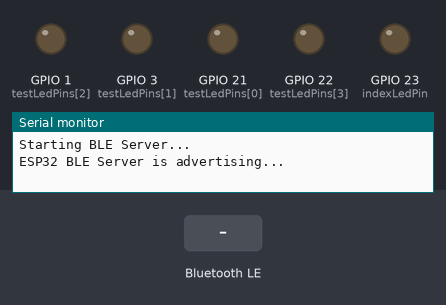
The sketch below on a simulated ESP32. Shown: output pins drawn as LEDs (lit = HIGH), the last lines printed to the serial monitor. The test bench sets the inputs (shaded band). Nothing arrives over Bluetooth unless stated; a phone connects over Bluetooth LE 3 s after start.

Above: at 1.2 s.
1.3 s: Bluetooth LE write "1" received
At 2.5 s:
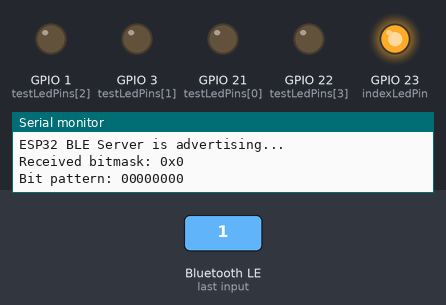
Timing chart, 0 to 4.3 s (numbered marks = the images above; inputs shaded):
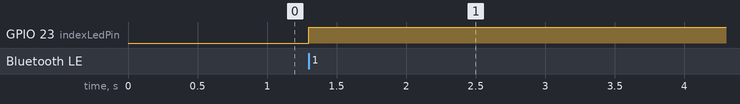

Measured:
- after the input at 1.3 s, GPIO 23 (indexLedPin): LOW → HIGH at once

The sketch:

ble_esp32.ino
```cpp
#include <BLEDevice.h>
#include <BLEServer.h>
#include <BLEUtils.h>
#include <BLE2902.h>

// BLE Service and Characteristic UUIDs
#define SERVICE_UUID        "12345678-1234-1234-1234-123456789abc"
#define CHARACTERISTIC_UUID "abcd1234-ab12-cd34-ef56-1234567890ab"

BLECharacteristic *pCharacteristic;
bool deviceConnected = false;
String receivedValue = "";
const int indexLedPin = 23;
const int testLedPins[4] = {21, 3, 1, 22};

// Callback class for handling device connections
class MyServerCallbacks : public BLEServerCallbacks {
  void onConnect(BLEServer* pServer) {
    deviceConnected = true;
    Serial.println("Device connected!");
  }

  void onDisconnect(BLEServer* pServer) {
    deviceConnected = false;
    Serial.println("Device disconnected!");
    // Restart advertising so the app can find the ESP32 again
    pServer->getAdvertising()->start();
  }
};

// Callback for reading and writing BLE characteristic
class MyCallbacks : public BLECharacteristicCallbacks {
  void onWrite(BLECharacteristic *pCharacteristic) {
    String value = pCharacteristic->getValue();

    if (value.length() > 0) {
      uint8_t bitmask = (uint8_t)value[1];  // Read first byte as bitmask
      Serial.print("Received bitmask: 0x");
      Serial.println(bitmask, HEX);

      // Print individual bits
      Serial.print("Bit pattern: ");
      for (int i = 7; i >= 0; i--) {
        Serial.print((bitmask >> i) & 1);
      }
      Serial.println();

      // Apply bitmask to LEDs
      for (int i = 0; i < 4; i++) {
        digitalWrite(testLedPins[i], (bitmask >> i) & 1);
      }
      digitalWrite(indexLedPin, (uint8_t)value[0]);
    }
  }
};

void setup() {
  Serial.begin(115200);
  Serial.println("Starting BLE Server...");

  // Initialize LED pins as OUTPUT
  for (int i = 0; i < 4; i++) {
    pinMode(testLedPins[i], OUTPUT);
    digitalWrite(testLedPins[i], LOW);  // Start with LEDs OFF
  }
  pinMode(indexLedPin, OUTPUT);
  digitalWrite(indexLedPin, LOW);


  // Initialize BLE
  BLEDevice::init("ESP32_BLE_Server");
  BLEServer *pServer = BLEDevice::createServer();
  pServer->setCallbacks(new MyServerCallbacks());

  // Create BLE Service
  BLEService *pService = pServer->createService(SERVICE_UUID);

  // Create BLE Characteristic
  pCharacteristic = pService->createCharacteristic(
                      CHARACTERISTIC_UUID,
                      BLECharacteristic::PROPERTY_READ |
                      BLECharacteristic::PROPERTY_WRITE |
                      BLECharacteristic::PROPERTY_NOTIFY
                    );

  pCharacteristic->setCallbacks(new MyCallbacks());
  pCharacteristic->addDescriptor(new BLE2902());

  // Start the service
  pService->start();

  // Start Advertising
  BLEAdvertising *pAdvertising = BLEDevice::getAdvertising();
  pAdvertising->addServiceUUID(SERVICE_UUID);  // Add service UUID
  pAdvertising->setScanResponse(true);
  pAdvertising->setMinPreferred(0x06);
  pAdvertising->setMinPreferred(0x12);

  BLEDevice::startAdvertising();
  Serial.println("ESP32 BLE Server is advertising...");
}

void loop() {
  // Send a notification every 2 seconds if a device is connected
  if (deviceConnected) {
    std::string message = "Hello BLE";
    pCharacteristic->setValue(message.c_str());
    pCharacteristic->notify();
    Serial.println("Sent notification: " + String(message.c_str()));
    delay(2000);
  }
}
```
